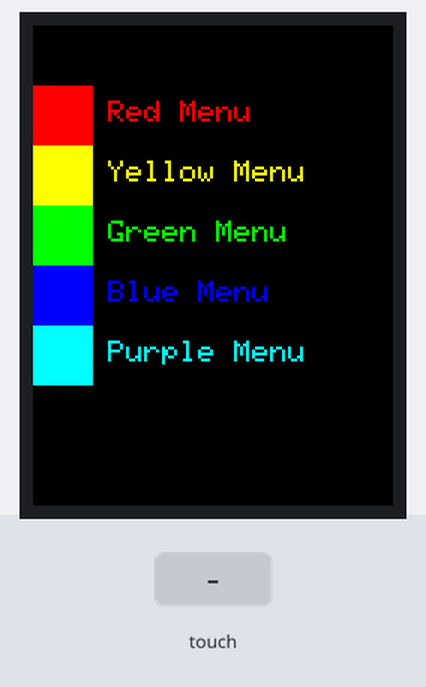
Recording of a sketch running on a simulated ESP32-S2. On the bench: 240×320 colour display. The test bench sets the inputs (shaded band). What the sketch prints to the serial monitor is not drawn.

Above: at 1.4 s.
1.5 s: touch panel pressed at 13 % / 30 % of its raw x / y range
At 2.7 s:
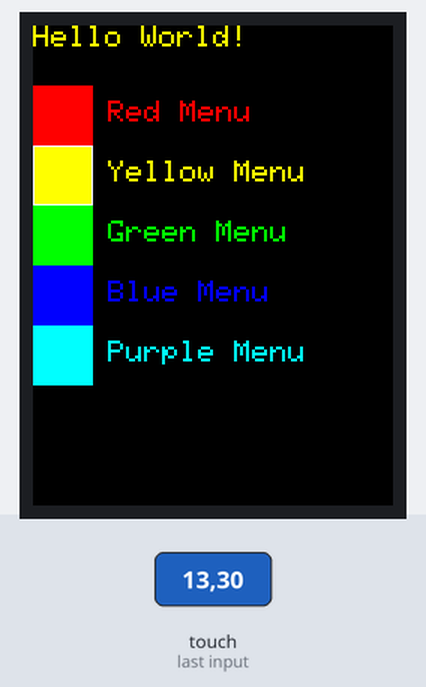
3.0 s: touch panel pressed at 13 % / 50 % of its raw x / y range
At 3.9 s:
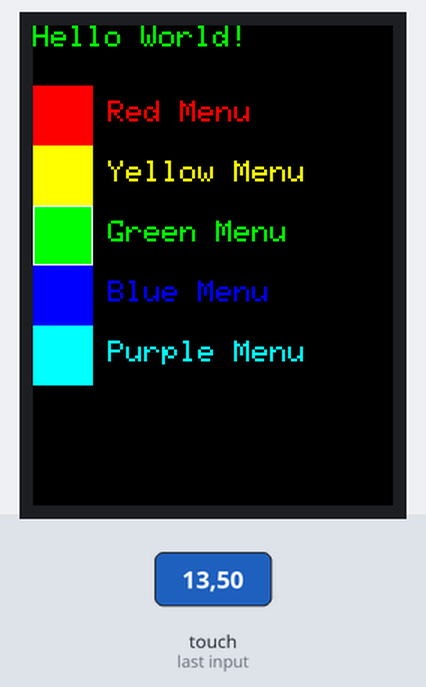
4.5 s: touch panel pressed at 13 % / 70 % of its raw x / y range
At 5.1 s:
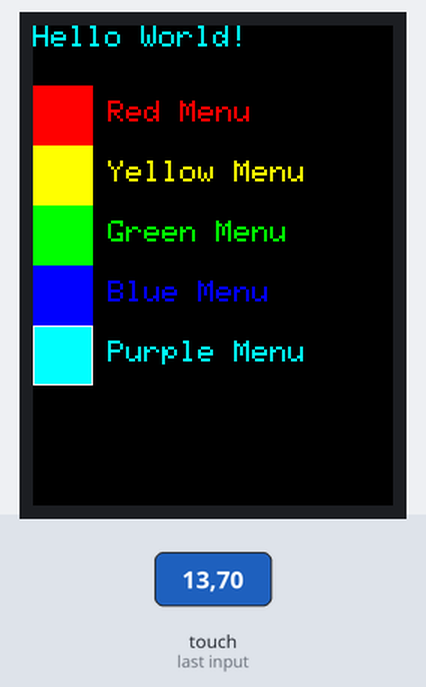
Timing chart, 0 to 7.5 s (numbered marks = the images above; inputs shaded):
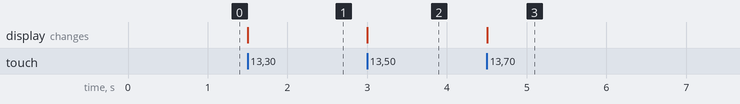

The sketch:

Sam_s_TFT_GUI.ino
```cpp
/* TFT Display GUI meant for use with this product
*  https://www.amazon.com/gp/product/B073R7BH1B/ref=ppx_yo_dt_b_search_asin_title?ie=UTF8&psc=1
*
*  HiLetgo ILI9341 2.8" SPI TFT LCD Display Touch Panel 240X320 with PCB 5V/3.3V STM32
*
*  By Sam Rall ~SWR~
*/
#include <SPI.h>
#include <Wire.h>      // this is needed even tho we aren't using it
#include <Adafruit_ILI9341.h>
#include <Adafruit_GFX.h>    // Core graphics library

#include <XPT2046_Touchscreen.h>

// This is calibration data for the raw touch data to the screen coordinates
#define TS_MINX 150
#define TS_MINY 130
#define TS_MAXX 3800
#define TS_MAXY 4000

/* Currently using Sparkfun ESP32-S2 Thing Plus
*  These pints are all on the same side of the board
*  It may require the RST pins on both the TFT and ESP32 board to be connected
*/
#define IRQ_PIN A2
#define CS_PIN  3
#define TFT_CS 34
#define TFT_DC 33
Adafruit_ILI9341 tft = Adafruit_ILI9341(TFT_CS, TFT_DC);
XPT2046_Touchscreen ts(CS_PIN, IRQ_PIN);

// Size of the color selection boxes and the paintbrush size
#define BOXSIZE 40
#define PENRADIUS 3


#define BOX_A0 BOXSIZE
#define BOX_A1 BOXSIZE*2
#define BOX_A2 BOXSIZE*3
#define BOX_A3 BOXSIZE*4
#define BOX_A4 BOXSIZE*5

#define MAX_OPTIONS 5

//easy index for the colors - must be in specific order
uint16_t color_idx[MAX_OPTIONS] = {ILI9341_RED, ILI9341_YELLOW, ILI9341_GREEN,
                                                ILI9341_BLUE, ILI9341_CYAN};

int oldcolor, currentcolor;

//Main Menu Option Strings
char str_mm1[] = "Red Menu";
char str_mm2[] = "Yellow Menu";
char str_mm3[] = "Green Menu";
char str_mm4[] = "Blue Menu";
char str_mm5[] = "Purple Menu";

//Main Menu Options pointer
char * MMopts[]= {str_mm1, str_mm2, str_mm3, str_mm4, str_mm5};

void setup(void) {
 // while (!Serial);     // used for leonardo debugging

  Serial.begin(9600);

  tft.begin();
  tft.setRotation(2);

  if (!ts.begin()) {
    Serial.println("Couldn't start touchscreen controller");
    while (1);
  }
  ts.setRotation(0);
  Serial.println("Touchscreen started");

  loadMainMenu();

}


void loop()
{
  /* See if there's any  touch data for us
  if (ts.bufferEmpty()) {
    return;
  }*/

  // You can also wait for a touch
  if (! ts.touched()) {
    return;
  }


  // Retrieve a point
  TS_Point p = ts.getPoint();

  // Scale from ~0->4000 to tft.width using the calibration #'s
  p.x = map(p.x, TS_MINX, TS_MAXX, 0, tft.width());
  p.y = map(p.y, TS_MINY, TS_MAXY, 0, tft.height());

  //Select the option
  if (p.x < BOX_A0) {
     oldcolor = currentcolor;
     if (p.y < BOXSIZE){
       //Do nothing
     }
     else if (p.y < BOX_A1) {
       currentcolor = color_idx[0];
       tft.drawRect(0, BOX_A0, BOXSIZE, BOXSIZE, ILI9341_WHITE);
       print_MainLine();

      }
      else if (p.y < BOX_A2) {
       currentcolor = color_idx[1];
       tft.drawRect(0, BOX_A1, BOXSIZE, BOXSIZE, ILI9341_WHITE);
       print_MainLine();
     }
     else if (p.y < BOX_A3) {
       currentcolor = color_idx[2];
       tft.drawRect(0, BOX_A2, BOXSIZE, BOXSIZE, ILI9341_WHITE);
       print_MainLine();
     }
     else if (p.y < BOX_A4) {
       currentcolor = color_idx[3];
       tft.drawRect(0, BOX_A3, BOXSIZE, BOXSIZE, ILI9341_WHITE);
       print_MainLine();
     }
     else if (p.y < BOXSIZE*6) //Box "A5"
     {
       currentcolor = color_idx[4];
       tft.drawRect(0, BOX_A4, BOXSIZE, BOXSIZE, ILI9341_WHITE);
       print_MainLine();
     }

    // Deselect the old option
     if (oldcolor != currentcolor) {
       switch (oldcolor){
         case ILI9341_RED: tft.fillRect(0, BOXSIZE, BOXSIZE, BOXSIZE, color_idx[0]); break;
         case ILI9341_YELLOW: tft.fillRect(0, BOXSIZE*2, BOXSIZE, BOXSIZE, color_idx[1]); break;
         case ILI9341_GREEN: tft.fillRect(0, BOXSIZE*3, BOXSIZE, BOXSIZE, color_idx[2]); break;
         case ILI9341_BLUE: tft.fillRect(0, BOXSIZE*4, BOXSIZE, BOXSIZE, color_idx[3]); break;
         case ILI9341_CYAN: tft.fillRect(0, BOXSIZE*5, BOXSIZE, BOXSIZE, color_idx[4]); break;
         default: break;//do nothing
       }


     }
  }

}

void print_MainLine(){
  tft.setCursor(0, 0);
  tft.setTextColor(currentcolor);
  tft.println("Hello World!");
}

void loadMainMenu(){

  tft.fillScreen(ILI9341_BLACK);
  tft.setTextSize(2);

  for (int i = 1; i <= MAX_OPTIONS; i++){
    tft.fillRect(0, BOXSIZE*i, BOXSIZE, BOXSIZE, color_idx[i-1]);
    tft.setCursor(50, BOXSIZE*i+10);
    tft.setTextColor(color_idx[i-1]);
    tft.print(MMopts[i-1]);

  }
}
```

Measured:
- after the input at 1.5 s, the display: changes at once (image 1)
- after the input at 3.0 s, the display: changes at once (image 2)
- after the input at 4.5 s, the display: changes at once (image 3)
